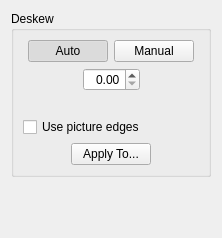
<?xml version="1.0" encoding="UTF-8"?>
<ui version="4.0">
 <class>DeskewOptionsWidget</class>
 <widget class="QWidget" name="DeskewOptionsWidget">
  <property name="geometry">
   <rect>
    <x>0</x>
    <y>0</y>
    <width>222</width>
    <height>238</height>
   </rect>
  </property>
  <property name="windowTitle">
   <string notr="true">Form</string>
  </property>
  <layout class="QVBoxLayout">
   <item>
    <widget class="QGroupBox" name="groupBox">
     <property name="title">
      <string>Deskew</string>
     </property>
     <layout class="QVBoxLayout" name="verticalLayout">
      <item>
       <layout class="QHBoxLayout">
        <item>
         <spacer>
          <property name="orientation">
           <enum>Qt::Horizontal</enum>
          </property>
          <property name="sizeHint" stdset="0">
           <size>
            <width>1</width>
            <height>20</height>
           </size>
          </property>
         </spacer>
        </item>
        <item>
         <widget class="QPushButton" name="autoBtn">
          <property name="text">
           <string>Auto</string>
          </property>
          <property name="checkable">
           <bool>true</bool>
          </property>
          <property name="checked">
           <bool>true</bool>
          </property>
          <property name="autoExclusive">
           <bool>true</bool>
          </property>
         </widget>
        </item>
        <item>
         <widget class="QPushButton" name="manualBtn">
          <property name="text">
           <string>Manual</string>
          </property>
          <property name="checkable">
           <bool>true</bool>
          </property>
          <property name="autoExclusive">
           <bool>true</bool>
          </property>
         </widget>
        </item>
        <item>
         <spacer>
          <property name="orientation">
           <enum>Qt::Horizontal</enum>
          </property>
          <property name="sizeHint" stdset="0">
           <size>
            <width>1</width>
            <height>20</height>
           </size>
          </property>
         </spacer>
        </item>
       </layout>
      </item>
      <item>
       <layout class="QHBoxLayout">
        <item>
         <spacer>
          <property name="orientation">
           <enum>Qt::Horizontal</enum>
          </property>
          <property name="sizeHint" stdset="0">
           <size>
            <width>40</width>
            <height>20</height>
           </size>
          </property>
         </spacer>
        </item>
        <item>
         <widget class="QDoubleSpinBox" name="angleSpinBox">
          <property name="alignment">
           <set>Qt::AlignRight|Qt::AlignTrailing|Qt::AlignVCenter</set>
          </property>
          <property name="singleStep">
           <double>0.010000000000000</double>
          </property>
         </widget>
        </item>
        <item>
         <spacer>
          <property name="orientation">
           <enum>Qt::Horizontal</enum>
          </property>
          <property name="sizeHint" stdset="0">
           <size>
            <width>40</width>
            <height>20</height>
           </size>
          </property>
         </spacer>
        </item>
       </layout>
      </item>
      <item>
       <widget class="QLabel" name="estimatorLabel">
        <property name="text">
         <string notr="true"/>
        </property>
        <property name="alignment">
         <set>Qt::AlignCenter</set>
        </property>
        <property name="wordWrap">
         <bool>true</bool>
        </property>
       </widget>
      </item>
      <item>
       <widget class="QCheckBox" name="pictureEdgesCB">
        <property name="toolTip">
         <string>On a page that is mostly a photo or a plate, find the automatic angle from the straight edges of the picture. Clear it to use the text lines on this page.</string>
        </property>
        <property name="text">
         <string>Use picture edges</string>
        </property>
       </widget>
      </item>
      <item>
       <layout class="QHBoxLayout" name="horizontalLayout">
        <item>
         <spacer name="horizontalSpacer_9">
          <property name="orientation">
           <enum>Qt::Horizontal</enum>
          </property>
          <property name="sizeHint" stdset="0">
           <size>
            <width>38</width>
            <height>18</height>
           </size>
          </property>
         </spacer>
        </item>
        <item>
         <widget class="QPushButton" name="applyDeskewBtn">
          <property name="text">
           <string>Apply To...</string>
          </property>
         </widget>
        </item>
        <item>
         <spacer name="horizontalSpacer_10">
          <property name="orientation">
           <enum>Qt::Horizontal</enum>
          </property>
          <property name="sizeHint" stdset="0">
           <size>
            <width>28</width>
            <height>18</height>
           </size>
          </property>
         </spacer>
        </item>
       </layout>
      </item>
     </layout>
    </widget>
   </item>
   <item>
    <spacer>
     <property name="orientation">
      <enum>Qt::Vertical</enum>
     </property>
     <property name="sizeHint" stdset="0">
      <size>
       <width>20</width>
       <height>40</height>
      </size>
     </property>
    </spacer>
   </item>
  </layout>
 </widget>
 <resources/>
 <connections/>
</ui>
